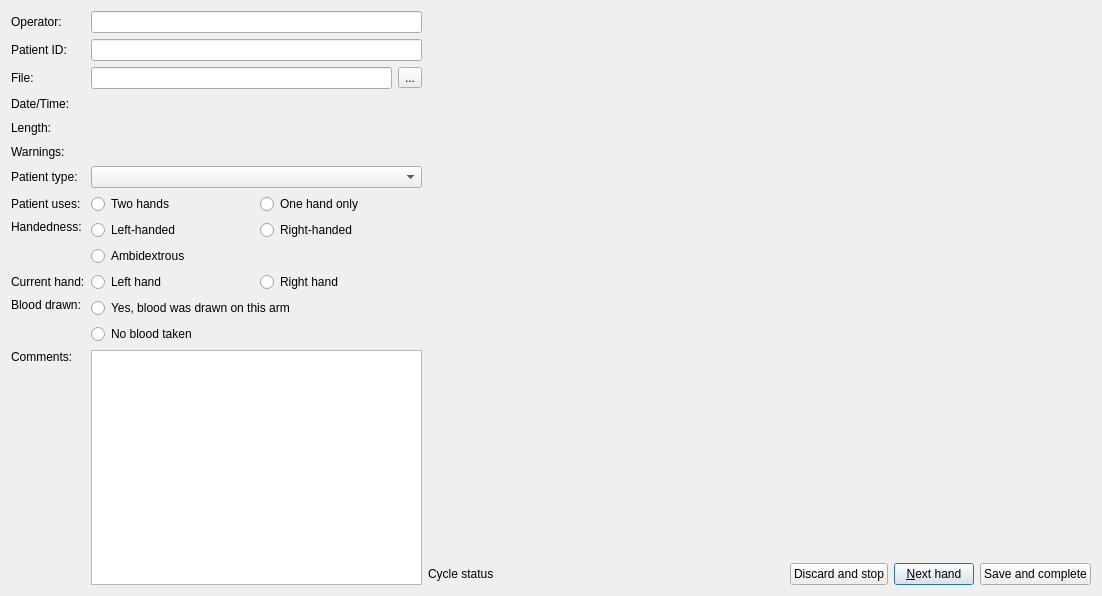
<?xml version="1.0" encoding="UTF-8"?>
<ui version="4.0">
 <class>EndRecordingDialog</class>
 <widget class="QDialog" name="EndRecordingDialog">
  <property name="geometry">
   <rect>
    <x>0</x>
    <y>0</y>
    <width>1102</width>
    <height>596</height>
   </rect>
  </property>
  <property name="minimumSize">
   <size>
    <width>1102</width>
    <height>596</height>
   </size>
  </property>
  <property name="windowTitle">
   <string>Recording results</string>
  </property>
  <property name="modal">
   <bool>true</bool>
  </property>
  <layout class="QGridLayout" name="gridLayout_2">
   <item row="0" column="0">
    <widget class="QLabel" name="label_8">
     <property name="text">
      <string>Operator:</string>
     </property>
     <property name="buddy">
      <cstring>operator_id</cstring>
     </property>
    </widget>
   </item>
   <item row="0" column="1">
    <widget class="QLineEdit" name="operator_id"/>
   </item>
   <item row="1" column="0">
    <widget class="QLabel" name="label">
     <property name="text">
      <string>Patient ID:</string>
     </property>
     <property name="buddy">
      <cstring>patient_id</cstring>
     </property>
    </widget>
   </item>
   <item row="1" column="1">
    <widget class="QLineEdit" name="patient_id"/>
   </item>
   <item row="2" column="0">
    <widget class="QLabel" name="fileLabel">
     <property name="text">
      <string>File:</string>
     </property>
     <property name="buddy">
      <cstring>save_path</cstring>
     </property>
    </widget>
   </item>
   <item row="2" column="1">
    <layout class="QHBoxLayout" name="horizontalLayout_2">
     <item>
      <widget class="QLineEdit" name="save_path"/>
     </item>
     <item>
      <widget class="QToolButton" name="save_path_btn">
       <property name="text">
        <string>...</string>
       </property>
      </widget>
     </item>
    </layout>
   </item>
   <item row="3" column="0">
    <widget class="QLabel" name="label_3">
     <property name="text">
      <string>Date/Time:</string>
     </property>
    </widget>
   </item>
   <item row="3" column="1">
    <widget class="QLabel" name="date_time">
     <property name="text">
      <string/>
     </property>
     <property name="textInteractionFlags">
      <set>Qt::LinksAccessibleByMouse|Qt::TextSelectableByMouse</set>
     </property>
    </widget>
   </item>
   <item row="4" column="0">
    <widget class="QLabel" name="label_4">
     <property name="text">
      <string>Length:</string>
     </property>
    </widget>
   </item>
   <item row="4" column="1">
    <widget class="QLabel" name="length">
     <property name="text">
      <string/>
     </property>
     <property name="textInteractionFlags">
      <set>Qt::LinksAccessibleByMouse|Qt::TextSelectableByMouse</set>
     </property>
    </widget>
   </item>
   <item row="5" column="0">
    <widget class="QLabel" name="label_9">
     <property name="text">
      <string>Warnings:</string>
     </property>
    </widget>
   </item>
   <item row="5" column="1">
    <widget class="QLabel" name="warnings">
     <property name="font">
      <font>
       <weight>75</weight>
       <bold>true</bold>
      </font>
     </property>
     <property name="text">
      <string/>
     </property>
     <property name="textInteractionFlags">
      <set>Qt::LinksAccessibleByMouse|Qt::TextSelectableByMouse</set>
     </property>
    </widget>
   </item>
   <item row="6" column="0">
    <widget class="QLabel" name="label_5">
     <property name="text">
      <string>Patient type:</string>
     </property>
     <property name="buddy">
      <cstring>pat_type</cstring>
     </property>
    </widget>
   </item>
   <item row="6" column="1">
    <widget class="QComboBox" name="pat_type"/>
   </item>
   <item row="7" column="0">
    <widget class="QLabel" name="label_11">
     <property name="text">
      <string>Patient uses:</string>
     </property>
     <property name="buddy">
      <cstring>hand_cnt_2</cstring>
     </property>
    </widget>
   </item>
   <item row="7" column="1">
    <layout class="QHBoxLayout" name="horizontalLayout_5">
     <item>
      <widget class="QRadioButton" name="hand_cnt_2">
       <property name="text">
        <string>Two hands</string>
       </property>
       <attribute name="buttonGroup">
        <string notr="true">hand_cnt_grp</string>
       </attribute>
      </widget>
     </item>
     <item>
      <widget class="QRadioButton" name="hand_cnt_1">
       <property name="text">
        <string>One hand only</string>
       </property>
       <attribute name="buttonGroup">
        <string notr="true">hand_cnt_grp</string>
       </attribute>
      </widget>
     </item>
    </layout>
   </item>
   <item row="8" column="0">
    <widget class="QLabel" name="label_7">
     <property name="text">
      <string>Handedness:</string>
     </property>
     <property name="alignment">
      <set>Qt::AlignLeading|Qt::AlignLeft|Qt::AlignTop</set>
     </property>
     <property name="buddy">
      <cstring>handedness_left</cstring>
     </property>
    </widget>
   </item>
   <item row="8" column="1">
    <layout class="QGridLayout" name="gridLayout">
     <item row="0" column="0">
      <widget class="QRadioButton" name="handedness_left">
       <property name="text">
        <string>Left-handed</string>
       </property>
       <attribute name="buttonGroup">
        <string notr="true">handedness_grp</string>
       </attribute>
      </widget>
     </item>
     <item row="0" column="1">
      <widget class="QRadioButton" name="handedness_right">
       <property name="text">
        <string>Right-handed</string>
       </property>
       <attribute name="buttonGroup">
        <string notr="true">handedness_grp</string>
       </attribute>
      </widget>
     </item>
     <item row="1" column="0" colspan="2">
      <widget class="QRadioButton" name="handedness_ambidextrous">
       <property name="text">
        <string>Ambidextrous</string>
       </property>
       <attribute name="buttonGroup">
        <string notr="true">handedness_grp</string>
       </attribute>
      </widget>
     </item>
    </layout>
   </item>
   <item row="9" column="0">
    <widget class="QLabel" name="label_6">
     <property name="text">
      <string>Current hand:</string>
     </property>
     <property name="buddy">
      <cstring>hand_left</cstring>
     </property>
    </widget>
   </item>
   <item row="9" column="1">
    <layout class="QHBoxLayout" name="horizontalLayout_4">
     <item>
      <widget class="QRadioButton" name="hand_left">
       <property name="text">
        <string>Left hand</string>
       </property>
       <attribute name="buttonGroup">
        <string notr="true">hand_grp</string>
       </attribute>
      </widget>
     </item>
     <item>
      <widget class="QRadioButton" name="hand_right">
       <property name="text">
        <string>Right hand</string>
       </property>
       <attribute name="buttonGroup">
        <string notr="true">hand_grp</string>
       </attribute>
      </widget>
     </item>
    </layout>
   </item>
   <item row="10" column="0">
    <widget class="QLabel" name="label_10">
     <property name="text">
      <string>Blood drawn:</string>
     </property>
     <property name="alignment">
      <set>Qt::AlignLeading|Qt::AlignLeft|Qt::AlignTop</set>
     </property>
     <property name="buddy">
      <cstring>blood_drawn</cstring>
     </property>
    </widget>
   </item>
   <item row="10" column="1">
    <layout class="QVBoxLayout" name="verticalLayout_2">
     <item>
      <widget class="QRadioButton" name="blood_drawn">
       <property name="text">
        <string>Yes, blood was drawn on this arm</string>
       </property>
       <attribute name="buttonGroup">
        <string notr="true">blood_grp</string>
       </attribute>
      </widget>
     </item>
     <item>
      <widget class="QRadioButton" name="blood_not_drawn">
       <property name="text">
        <string>No blood taken</string>
       </property>
       <attribute name="buttonGroup">
        <string notr="true">blood_grp</string>
       </attribute>
      </widget>
     </item>
    </layout>
   </item>
   <item row="0" column="2" rowspan="12">
    <widget class="QLabel" name="preview">
     <property name="sizePolicy">
      <sizepolicy hsizetype="Expanding" vsizetype="Expanding">
       <horstretch>2</horstretch>
       <verstretch>0</verstretch>
      </sizepolicy>
     </property>
     <property name="minimumSize">
      <size>
       <width>437</width>
       <height>357</height>
      </size>
     </property>
     <property name="autoFillBackground">
      <bool>true</bool>
     </property>
     <property name="alignment">
      <set>Qt::AlignCenter</set>
     </property>
     <property name="margin">
      <number>9</number>
     </property>
    </widget>
   </item>
   <item row="12" column="2">
    <layout class="QHBoxLayout" name="horizontalLayout">
     <item>
      <widget class="QLabel" name="next_hand_lbl">
       <property name="text">
        <string notr="true">Cycle status</string>
       </property>
      </widget>
     </item>
     <item>
      <spacer name="horizontalSpacer">
       <property name="orientation">
        <enum>Qt::Horizontal</enum>
       </property>
       <property name="sizeHint" stdset="0">
        <size>
         <width>40</width>
         <height>20</height>
        </size>
       </property>
      </spacer>
     </item>
     <item>
      <widget class="QPushButton" name="pushButton">
       <property name="text">
        <string>Discard and stop</string>
       </property>
       <property name="autoDefault">
        <bool>false</bool>
       </property>
      </widget>
     </item>
     <item>
      <widget class="QPushButton" name="next_hand_btn">
       <property name="text">
        <string>&amp;Next hand</string>
       </property>
      </widget>
     </item>
     <item>
      <widget class="QPushButton" name="pushButton_2">
       <property name="text">
        <string>Save and complete</string>
       </property>
       <property name="autoDefault">
        <bool>false</bool>
       </property>
       <property name="default">
        <bool>false</bool>
       </property>
      </widget>
     </item>
    </layout>
   </item>
   <item row="11" column="1" rowspan="2">
    <widget class="QPlainTextEdit" name="comments">
     <property name="sizePolicy">
      <sizepolicy hsizetype="Expanding" vsizetype="Expanding">
       <horstretch>1</horstretch>
       <verstretch>1</verstretch>
      </sizepolicy>
     </property>
     <property name="plainText">
      <string/>
     </property>
    </widget>
   </item>
   <item row="11" column="0" rowspan="2">
    <widget class="QLabel" name="label_2">
     <property name="text">
      <string>Comments:</string>
     </property>
     <property name="alignment">
      <set>Qt::AlignLeading|Qt::AlignLeft|Qt::AlignTop</set>
     </property>
     <property name="buddy">
      <cstring>comments</cstring>
     </property>
    </widget>
   </item>
  </layout>
  <zorder>fileLabel</zorder>
  <zorder>length</zorder>
  <zorder>warnings</zorder>
  <zorder>label_9</zorder>
  <zorder>preview</zorder>
  <zorder>label_3</zorder>
  <zorder>patient_id</zorder>
  <zorder>label_4</zorder>
  <zorder>label_2</zorder>
  <zorder>label_6</zorder>
  <zorder>pat_type</zorder>
  <zorder>date_time</zorder>
  <zorder>label_5</zorder>
  <zorder>label</zorder>
  <zorder>label_7</zorder>
  <zorder>comments</zorder>
  <zorder>operator_id</zorder>
  <zorder>label_8</zorder>
  <zorder>label_10</zorder>
  <zorder>label_11</zorder>
 </widget>
 <tabstops>
  <tabstop>operator_id</tabstop>
  <tabstop>patient_id</tabstop>
  <tabstop>save_path</tabstop>
  <tabstop>save_path_btn</tabstop>
  <tabstop>pat_type</tabstop>
  <tabstop>hand_cnt_2</tabstop>
  <tabstop>hand_cnt_1</tabstop>
  <tabstop>handedness_left</tabstop>
  <tabstop>handedness_right</tabstop>
  <tabstop>handedness_ambidextrous</tabstop>
  <tabstop>hand_left</tabstop>
  <tabstop>hand_right</tabstop>
  <tabstop>blood_drawn</tabstop>
  <tabstop>blood_not_drawn</tabstop>
  <tabstop>comments</tabstop>
  <tabstop>next_hand_btn</tabstop>
  <tabstop>pushButton_2</tabstop>
  <tabstop>pushButton</tabstop>
 </tabstops>
 <resources/>
 <connections>
  <connection>
   <sender>pushButton</sender>
   <signal>clicked()</signal>
   <receiver>EndRecordingDialog</receiver>
   <slot>reject()</slot>
   <hints>
    <hint type="sourcelabel">
     <x>852</x>
     <y>554</y>
    </hint>
    <hint type="destinationlabel">
     <x>13</x>
     <y>0</y>
    </hint>
   </hints>
  </connection>
  <connection>
   <sender>pushButton_2</sender>
   <signal>clicked()</signal>
   <receiver>EndRecordingDialog</receiver>
   <slot>accept()</slot>
   <hints>
    <hint type="sourcelabel">
     <x>1091</x>
     <y>554</y>
    </hint>
    <hint type="destinationlabel">
     <x>40</x>
     <y>0</y>
    </hint>
   </hints>
  </connection>
 </connections>
 <buttongroups>
  <buttongroup name="blood_grp"/>
  <buttongroup name="hand_cnt_grp"/>
  <buttongroup name="hand_grp"/>
  <buttongroup name="handedness_grp"/>
 </buttongroups>
</ui>
